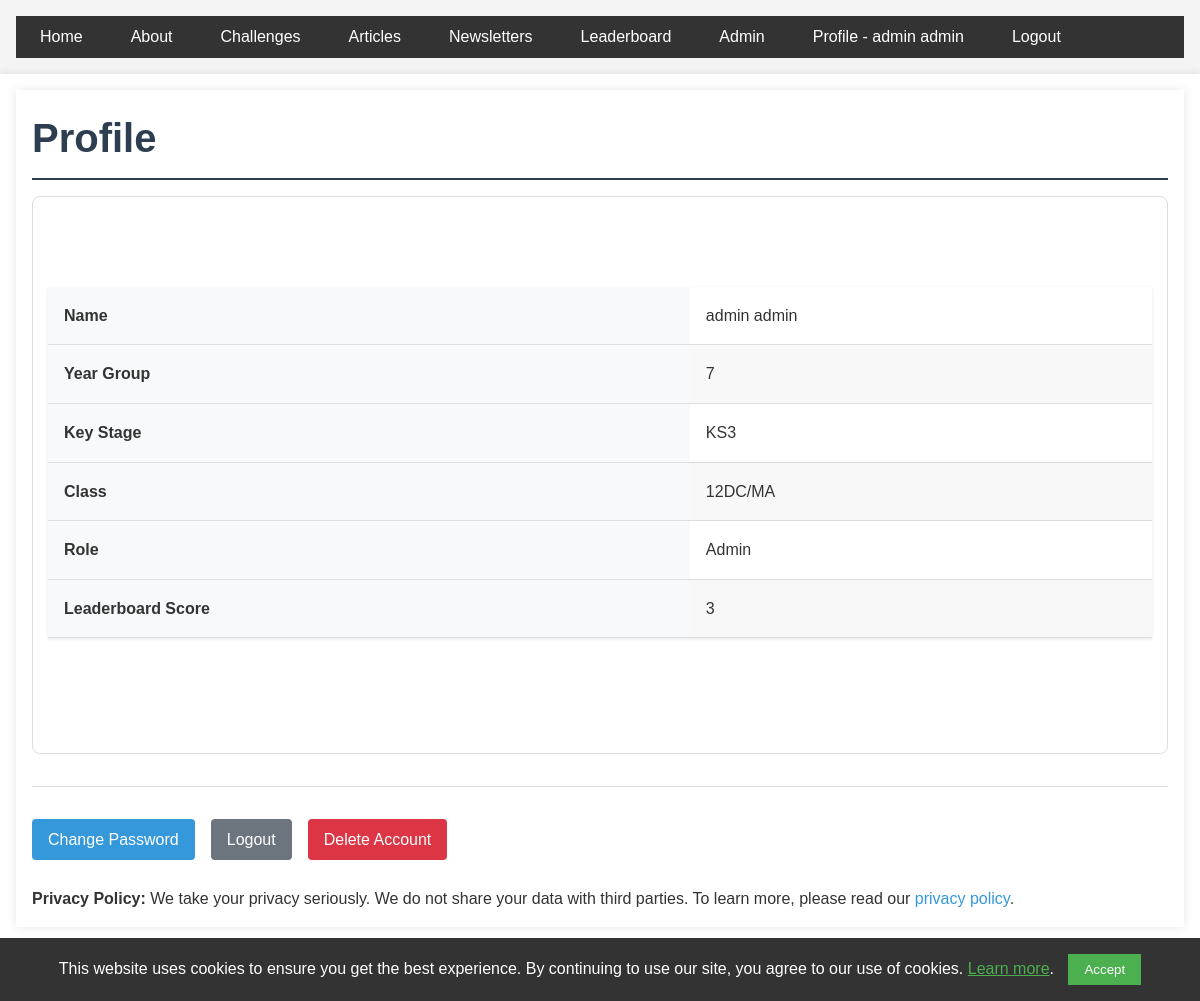
/profile/ (signed in), run on an earlier commit of the app's database.
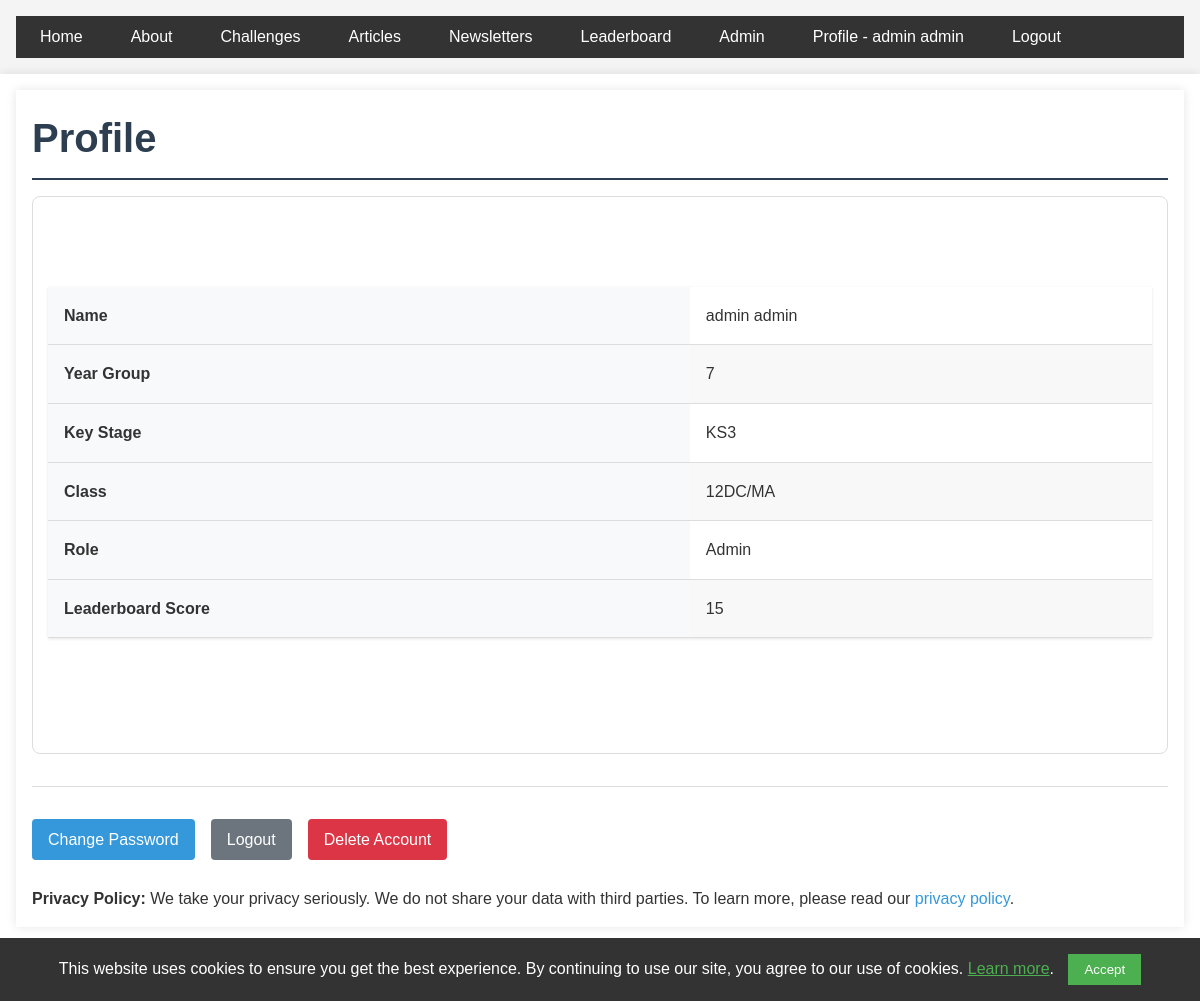
And on a later commit of the database.
### app/models.py (models this page shows)
class LeaderboardEntry(db.Model):
    id = db.Column(db.Integer, primary_key=True)
    user_id = db.Column(db.Integer, db.ForeignKey('user.id'), nullable=False)
    score = db.Column(db.Integer, default=0)
    last_updated = db.Column(db.DateTime, nullable=False, default=datetime.utcnow)
    user = db.relationship('User', backref=db.backref('leaderboard_entries', cascade='all, delete-orphan'))

### app/profile/routes.py (the view)
@bp.route('/')  # Changed from '/profile' to '/' since we're using url_prefix
@login_required
def profile():
    leaderboard_data = LeaderboardEntry.query.filter_by(user_id=current_user.id).first()
    return render_template('profile/main_profile.html', title='Profile', leaderboard_data=leaderboard_data)

### app/__init__.py (called while the page is built)
def create_app(config_class=Config):
    app = Flask(__name__)
    app.config.from_object(config_class)
    app.logger.setLevel(logging.INFO)
    ckeditor.init_app(app)
    db.init_app(app)
    login_manager.init_app(app)
    @login_manager.user_loader
    def load_user(user_id):
        return User.query.get(int(user_id))
    migrate.init_app(app, db, render_as_batch=True)
    from app.auth import bp as auth_bp
    from app.main import bp as main_bp
    from app.profile import bp as profile_bp
    from app.admin import bp as admin_bp
    app.register_blueprint(auth_bp)
    app.register_blueprint(main_bp)
    app.register_blueprint(profile_bp, url_prefix='/profile')
    app.register_blueprint(admin_bp)
    return app

### app/templates/profile/main_profile.html
{% extends "base.html" %}
{% block content %}
<main>
    <h1 class="challenge-title">Profile</h1>
    <div class="challenge-card">
        <div class="challenge-content">
            <table>
                <tr>
                    <th>Name</th>
                    <td>{{ current_user.full_name }} </td>
                </tr>
                <tr>
                    <th>Year Group</th>
                    <td>{{ current_user.year }}</td>
                </tr>
                <tr>
                    <th>Key Stage</th>
                    <td>{{ current_user.key_stage }}</td>
                </tr>
                <tr>
                    <th>Class</th>
                    <td>{{ current_user.maths_class }}</td>
                </tr>
                <tr>
                    <th>Role</th>
                    <td>{{ 'Admin' if current_user.is_admin else 'User' }}</td>
                </tr>
                <tr>
                    <th>Leaderboard Score</th>
                    <td>{{ leaderboard_data.score if leaderboard_data.score else '0' }}</td>
                </tr>
            </table>
        </div>
    </div>
    <div class="challenge-actions">
        <a href="{{ url_for('profile.change_password') }}" class="button">
            Change Password
        </a>
        <a href="{{ url_for('auth.logout') }}" class="button button-secondary">
            Logout
        </a>
        <a href="{{ url_for('profile.delete_account') }}" class="button button-danger">
            Delete Account
        </a>
    </div>
    <br>
    <div class="privacy-policy">
        <p>
            <strong>Privacy Policy:</strong> We take your privacy seriously. We do not share your data with third parties. To learn more, please read our <a href="{{ url_for('main.privacy_policy') }}">privacy policy</a>.
        </p>
</main>
{% endblock %}

What changed in the data, as far as the page shows it:
changed LeaderboardEntry: score "3" → "15"
